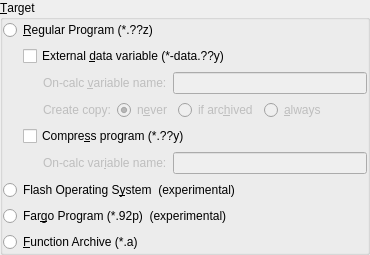
     <widget class="QWidget" name="tabPage1" >
      <attribute name="title" >
       <string>Ge&amp;neral</string>
      </attribute>
      <layout class="QHBoxLayout" >
       <property name="leftMargin" >
        <number>0</number>
       </property>
       <property name="topMargin" >
        <number>0</number>
       </property>
       <property name="rightMargin" >
        <number>0</number>
       </property>
       <property name="bottomMargin" >
        <number>0</number>
       </property>
       <item>
        <widget class="QGroupBox" name="buttonGroup1" >
         <property name="sizePolicy" >
          <sizepolicy vsizetype="Expanding" hsizetype="Expanding" >
           <horstretch>0</horstretch>
           <verstretch>0</verstretch>
          </sizepolicy>
         </property>
         <property name="title" >
          <string>&amp;Target</string>
         </property>
         <layout class="QVBoxLayout" >
          <property name="leftMargin" >
           <number>0</number>
          </property>
          <property name="topMargin" >
           <number>0</number>
          </property>
          <property name="rightMargin" >
           <number>0</number>
          </property>
          <property name="bottomMargin" >
           <number>0</number>
          </property>
          <item>
           <widget class="QRadioButton" name="RegularProgram" >
            <property name="sizePolicy" >
             <sizepolicy vsizetype="Minimum" hsizetype="Preferred" >
              <horstretch>0</horstretch>
              <verstretch>0</verstretch>
             </sizepolicy>
            </property>
            <property name="minimumSize" >
             <size>
              <width>0</width>
              <height>0</height>
             </size>
            </property>
            <property name="maximumSize" >
             <size>
              <width>32767</width>
              <height>32767</height>
             </size>
            </property>
            <property name="text" >
             <string>&amp;Regular Program (*.??z)</string>
            </property>
            <property name="shortcut" >
             <string>Alt+R</string>
            </property>
            <property name="checked" >
             <bool>true</bool>
            </property>
           </widget>
          </item>
          <item>
           <layout class="QHBoxLayout" >
            <property name="leftMargin" >
             <number>0</number>
            </property>
            <property name="topMargin" >
             <number>0</number>
            </property>
            <property name="rightMargin" >
             <number>0</number>
            </property>
            <property name="bottomMargin" >
             <number>0</number>
            </property>
            <item>
             <spacer>
              <property name="orientation" >
               <enum>Qt::Horizontal</enum>
              </property>
              <property name="sizeType" >
               <enum>QSizePolicy::Fixed</enum>
              </property>
              <property name="sizeHint" >
               <size>
                <width>20</width>
                <height>15</height>
               </size>
              </property>
             </spacer>
            </item>
            <item>
             <widget class="QCheckBox" name="ExternalDataVariable" >
              <property name="sizePolicy" >
               <sizepolicy vsizetype="Minimum" hsizetype="Preferred" >
                <horstretch>0</horstretch>
                <verstretch>0</verstretch>
               </sizepolicy>
              </property>
              <property name="minimumSize" >
               <size>
                <width>0</width>
                <height>0</height>
               </size>
              </property>
              <property name="maximumSize" >
               <size>
                <width>32767</width>
                <height>32767</height>
               </size>
              </property>
              <property name="text" >
               <string>External &amp;data variable (*-data.??y)</string>
              </property>
              <property name="shortcut" >
               <string>Alt+D</string>
              </property>
             </widget>
            </item>
           </layout>
          </item>
          <item>
           <layout class="QHBoxLayout" >
            <property name="leftMargin" >
             <number>0</number>
            </property>
            <property name="topMargin" >
             <number>0</number>
            </property>
            <property name="rightMargin" >
             <number>0</number>
            </property>
            <property name="bottomMargin" >
             <number>0</number>
            </property>
            <item>
             <spacer>
              <property name="orientation" >
               <enum>Qt::Horizontal</enum>
              </property>
              <property name="sizeType" >
               <enum>QSizePolicy::Fixed</enum>
              </property>
              <property name="sizeHint" >
               <size>
                <width>40</width>
                <height>15</height>
               </size>
              </property>
             </spacer>
            </item>
            <item>
             <widget class="QLabel" name="LOncalcVariableName_1" >
              <property name="enabled" >
               <bool>false</bool>
              </property>
              <property name="sizePolicy" >
               <sizepolicy vsizetype="Minimum" hsizetype="Preferred" >
                <horstretch>0</horstretch>
                <verstretch>0</verstretch>
               </sizepolicy>
              </property>
              <property name="minimumSize" >
               <size>
                <width>0</width>
                <height>0</height>
               </size>
              </property>
              <property name="maximumSize" >
               <size>
                <width>32767</width>
                <height>32767</height>
               </size>
              </property>
              <property name="text" >
               <string>On-calc &amp;variable name:</string>
              </property>
              <property name="alignment" >
               <set>Qt::AlignVCenter</set>
              </property>
              <property name="wordWrap" >
               <bool>false</bool>
              </property>
              <property name="buddy" >
               <cstring>OncalcVariableName_1</cstring>
              </property>
             </widget>
            </item>
            <item>
             <widget class="KLineEdit" name="OncalcVariableName_1" >
              <property name="enabled" >
               <bool>false</bool>
              </property>
              <property name="sizePolicy" >
               <sizepolicy vsizetype="Minimum" hsizetype="Expanding" >
                <horstretch>0</horstretch>
                <verstretch>0</verstretch>
               </sizepolicy>
              </property>
              <property name="minimumSize" >
               <size>
                <width>0</width>
                <height>0</height>
               </size>
              </property>
              <property name="maximumSize" >
               <size>
                <width>32767</width>
                <height>32767</height>
               </size>
              </property>
              <property name="maxLength" >
               <number>8</number>
              </property>
             </widget>
            </item>
           </layout>
          </item>
          <item>
           <layout class="QHBoxLayout" >
            <property name="leftMargin" >
             <number>0</number>
            </property>
            <property name="topMargin" >
             <number>0</number>
            </property>
            <property name="rightMargin" >
             <number>0</number>
            </property>
            <property name="bottomMargin" >
             <number>0</number>
            </property>
            <item>
             <spacer>
              <property name="orientation" >
               <enum>Qt::Horizontal</enum>
              </property>
              <property name="sizeType" >
               <enum>QSizePolicy::Fixed</enum>
              </property>
              <property name="sizeHint" >
               <size>
                <width>40</width>
                <height>16</height>
               </size>
              </property>
             </spacer>
            </item>
            <item>
             <widget class="QLabel" name="LCreateCopyNever" >
              <property name="enabled" >
               <bool>false</bool>
              </property>
              <property name="sizePolicy" >
               <sizepolicy vsizetype="Minimum" hsizetype="Fixed" >
                <horstretch>0</horstretch>
                <verstretch>0</verstretch>
               </sizepolicy>
              </property>
              <property name="minimumSize" >
               <size>
                <width>0</width>
                <height>0</height>
               </size>
              </property>
              <property name="maximumSize" >
               <size>
                <width>32767</width>
                <height>32767</height>
               </size>
              </property>
              <property name="text" >
               <string>Create copy:</string>
              </property>
              <property name="wordWrap" >
               <bool>false</bool>
              </property>
             </widget>
            </item>
            <item>
             <widget class="QRadioButton" name="CreateCopyNever" >
              <property name="enabled" >
               <bool>false</bool>
              </property>
              <property name="sizePolicy" >
               <sizepolicy vsizetype="Minimum" hsizetype="Minimum" >
                <horstretch>0</horstretch>
                <verstretch>0</verstretch>
               </sizepolicy>
              </property>
              <property name="minimumSize" >
               <size>
                <width>0</width>
                <height>0</height>
               </size>
              </property>
              <property name="maximumSize" >
               <size>
                <width>32767</width>
                <height>32767</height>
               </size>
              </property>
              <property name="text" >
               <string>n&amp;ever</string>
              </property>
              <property name="shortcut" >
               <string>Alt+E</string>
              </property>
              <property name="checked" >
               <bool>true</bool>
              </property>
             </widget>
            </item>
            <item>
             <widget class="QRadioButton" name="CreateCopyIfArchived" >
              <property name="enabled" >
               <bool>false</bool>
              </property>
              <property name="sizePolicy" >
               <sizepolicy vsizetype="Minimum" hsizetype="Minimum" >
                <horstretch>0</horstretch>
                <verstretch>0</verstretch>
               </sizepolicy>
              </property>
              <property name="minimumSize" >
               <size>
                <width>0</width>
                <height>0</height>
               </size>
              </property>
              <property name="maximumSize" >
               <size>
                <width>32767</width>
                <height>32767</height>
               </size>
              </property>
              <property name="text" >
               <string>if arc&amp;hived</string>
              </property>
              <property name="shortcut" >
               <string>Alt+H</string>
              </property>
              <property name="buttonGroupId" stdset="0" >
               <number>1</number>
              </property>
             </widget>
            </item>
            <item>
             <widget class="QRadioButton" name="CreateCopyAlways" >
              <property name="enabled" >
               <bool>false</bool>
              </property>
              <property name="sizePolicy" >
               <sizepolicy vsizetype="Minimum" hsizetype="Minimum" >
                <horstretch>0</horstretch>
                <verstretch>0</verstretch>
               </sizepolicy>
              </property>
              <property name="minimumSize" >
               <size>
                <width>0</width>
                <height>0</height>
               </size>
              </property>
              <property name="maximumSize" >
               <size>
                <width>32767</width>
                <height>32767</height>
               </size>
              </property>
              <property name="text" >
               <string>&amp;always</string>
              </property>
              <property name="shortcut" >
               <string>Alt+A</string>
              </property>
              <property name="buttonGroupId" stdset="0" >
               <number>2</number>
              </property>
             </widget>
            </item>
            <item>
             <spacer>
              <property name="orientation" >
               <enum>Qt::Horizontal</enum>
              </property>
              <property name="sizeType" >
               <enum>QSizePolicy::Expanding</enum>
              </property>
              <property name="sizeHint" >
               <size>
                <width>41</width>
                <height>16</height>
               </size>
              </property>
             </spacer>
            </item>
           </layout>
          </item>
          <item>
           <layout class="QHBoxLayout" >
            <property name="leftMargin" >
             <number>0</number>
            </property>
            <property name="topMargin" >
             <number>0</number>
            </property>
            <property name="rightMargin" >
             <number>0</number>
            </property>
            <property name="bottomMargin" >
             <number>0</number>
            </property>
            <item>
             <spacer>
              <property name="orientation" >
               <enum>Qt::Horizontal</enum>
              </property>
              <property name="sizeType" >
               <enum>QSizePolicy::Fixed</enum>
              </property>
              <property name="sizeHint" >
               <size>
                <width>20</width>
                <height>15</height>
               </size>
              </property>
             </spacer>
            </item>
            <item>
             <widget class="QCheckBox" name="CompressProgram" >
              <property name="sizePolicy" >
               <sizepolicy vsizetype="Minimum" hsizetype="Preferred" >
                <horstretch>0</horstretch>
                <verstretch>0</verstretch>
               </sizepolicy>
              </property>
              <property name="minimumSize" >
               <size>
                <width>0</width>
                <height>0</height>
               </size>
              </property>
              <property name="maximumSize" >
               <size>
                <width>32767</width>
                <height>32767</height>
               </size>
              </property>
              <property name="text" >
               <string>Compre&amp;ss program (*.??y)</string>
              </property>
              <property name="shortcut" >
               <string>Alt+S</string>
              </property>
             </widget>
            </item>
           </layout>
          </item>
          <item>
           <layout class="QHBoxLayout" >
            <property name="leftMargin" >
             <number>0</number>
            </property>
            <property name="topMargin" >
             <number>0</number>
            </property>
            <property name="rightMargin" >
             <number>0</number>
            </property>
            <property name="bottomMargin" >
             <number>0</number>
            </property>
            <item>
             <spacer>
              <property name="orientation" >
               <enum>Qt::Horizontal</enum>
              </property>
              <property name="sizeType" >
               <enum>QSizePolicy::Fixed</enum>
              </property>
              <property name="sizeHint" >
               <size>
                <width>40</width>
                <height>15</height>
               </size>
              </property>
             </spacer>
            </item>
            <item>
             <widget class="QLabel" name="LOncalcVariableName_2" >
              <property name="enabled" >
               <bool>false</bool>
              </property>
              <property name="sizePolicy" >
               <sizepolicy vsizetype="Minimum" hsizetype="Preferred" >
                <horstretch>0</horstretch>
                <verstretch>0</verstretch>
               </sizepolicy>
              </property>
              <property name="minimumSize" >
               <size>
                <width>0</width>
                <height>0</height>
               </size>
              </property>
              <property name="maximumSize" >
               <size>
                <width>32767</width>
                <height>32767</height>
               </size>
              </property>
              <property name="text" >
               <string>On-calc var&amp;iable name:</string>
              </property>
              <property name="alignment" >
               <set>Qt::AlignVCenter</set>
              </property>
              <property name="wordWrap" >
               <bool>false</bool>
              </property>
              <property name="buddy" >
               <cstring>OncalcVariableName_2</cstring>
              </property>
             </widget>
            </item>
            <item>
             <widget class="KLineEdit" name="OncalcVariableName_2" >
              <property name="enabled" >
               <bool>false</bool>
              </property>
              <property name="sizePolicy" >
               <sizepolicy vsizetype="Preferred" hsizetype="Expanding" >
                <horstretch>0</horstretch>
                <verstretch>0</verstretch>
               </sizepolicy>
              </property>
              <property name="minimumSize" >
               <size>
                <width>0</width>
                <height>0</height>
               </size>
              </property>
              <property name="maximumSize" >
               <size>
                <width>32767</width>
                <height>32767</height>
               </size>
              </property>
              <property name="maxLength" >
               <number>8</number>
              </property>
             </widget>
            </item>
           </layout>
          </item>
          <item>
           <widget class="QRadioButton" name="FlashOperatingSystem" >
            <property name="sizePolicy" >
             <sizepolicy vsizetype="Minimum" hsizetype="Preferred" >
              <horstretch>0</horstretch>
              <verstretch>0</verstretch>
             </sizepolicy>
            </property>
            <property name="minimumSize" >
             <size>
              <width>0</width>
              <height>0</height>
             </size>
            </property>
            <property name="maximumSize" >
             <size>
              <width>32767</width>
              <height>32767</height>
             </size>
            </property>
            <property name="text" >
             <string>Flash Operating S&amp;ystem  (experimental)</string>
            </property>
            <property name="shortcut" >
             <string>Alt+Y</string>
            </property>
           </widget>
          </item>
          <item>
           <widget class="QRadioButton" name="FargoProgram" >
            <property name="sizePolicy" >
             <sizepolicy vsizetype="Minimum" hsizetype="Preferred" >
              <horstretch>0</horstretch>
              <verstretch>0</verstretch>
             </sizepolicy>
            </property>
            <property name="minimumSize" >
             <size>
              <width>0</width>
              <height>0</height>
             </size>
            </property>
            <property name="maximumSize" >
             <size>
              <width>32767</width>
              <height>32767</height>
             </size>
            </property>
            <property name="text" >
             <string>Far&amp;go Program (*.92p)  (experimental)</string>
            </property>
            <property name="shortcut" >
             <string>Alt+G</string>
            </property>
            <property name="checked" >
             <bool>false</bool>
            </property>
           </widget>
          </item>
          <item>
           <widget class="QRadioButton" name="FunctionArchive" >
            <property name="sizePolicy" >
             <sizepolicy vsizetype="Minimum" hsizetype="Preferred" >
              <horstretch>0</horstretch>
              <verstretch>0</verstretch>
             </sizepolicy>
            </property>
            <property name="minimumSize" >
             <size>
              <width>0</width>
              <height>0</height>
             </size>
            </property>
            <property name="maximumSize" >
             <size>
              <width>32767</width>
              <height>32767</height>
             </size>
            </property>
            <property name="text" >
             <string>&amp;Function Archive (*.a)</string>
            </property>
            <property name="shortcut" >
             <string>Alt+F</string>
            </property>
            <property name="buttonGroupId" stdset="0" >
             <number>1</number>
            </property>
           </widget>
          </item>
         </layout>
        </widget>
       </item>
      </layout>
     </widget>
